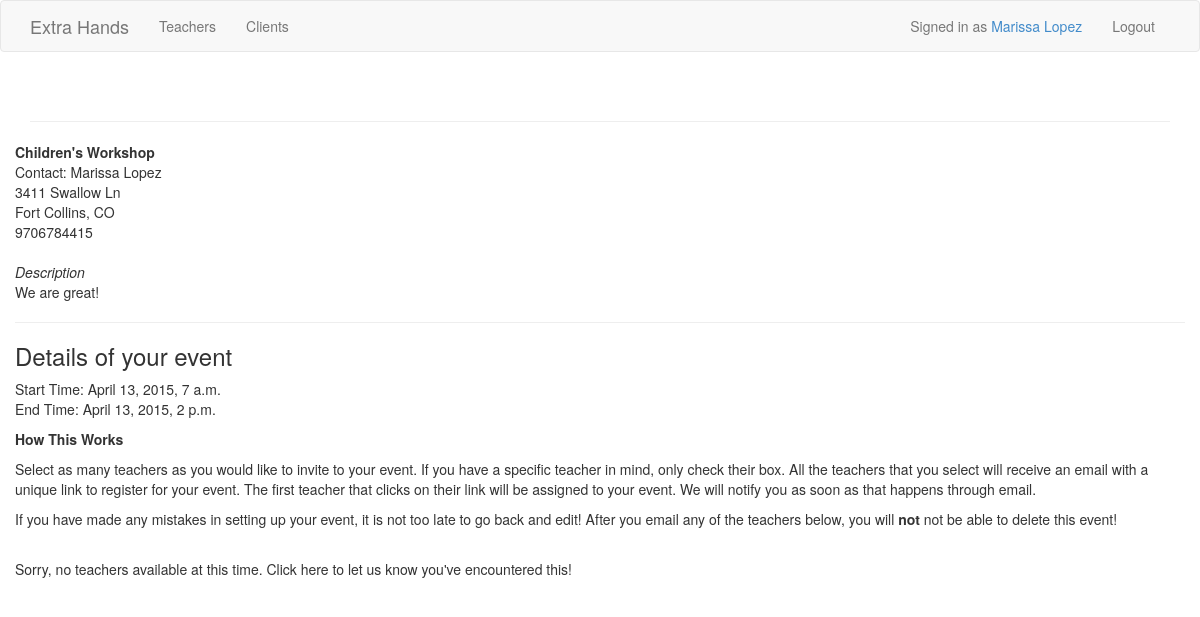
Page /event/36/select-teacher/ (signed in) on the earlier database version.
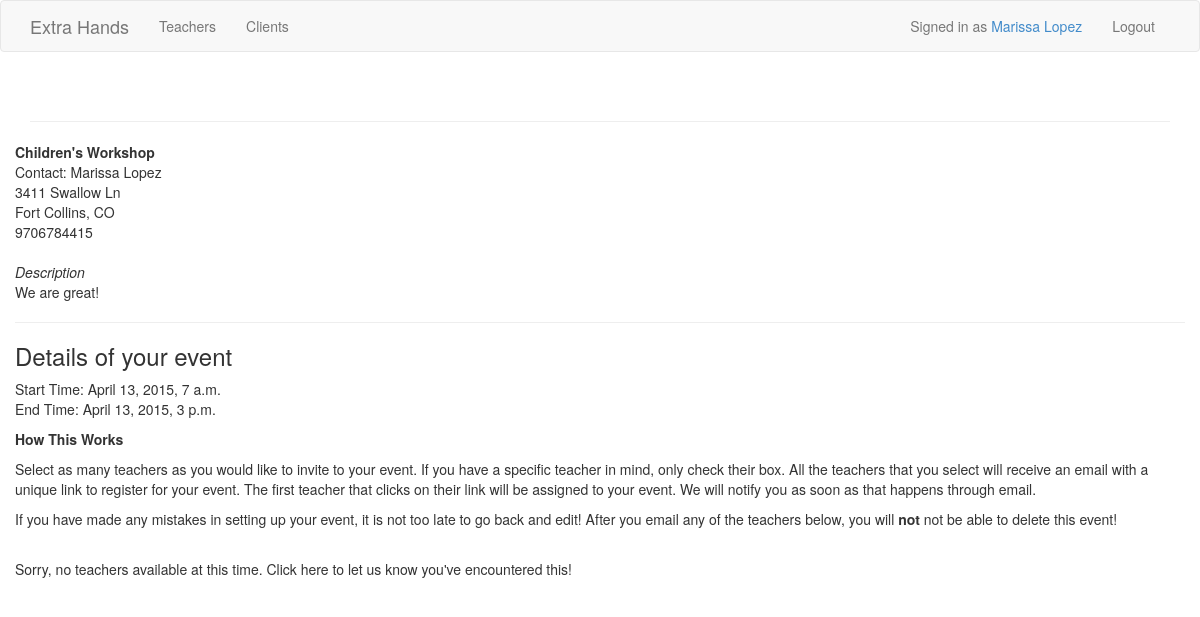
Same page on the later database version.
### extra_hands_app/models.py (models this page shows, shortened)
class Event(models.Model):
    start_time = models.DateTimeField()
    end_time = models.DateTimeField()
    teacher = models.ForeignKey(Teacher, blank=True, null=True, default=None)
    client = models.ForeignKey(Client)
    is_open = models.BooleanField(default=False)
    in_progress = models.BooleanField(default=False)
    comments = models.CharField(max_length=500, blank=True, default ='')
    is_on_call = models.BooleanField(default=False)
    event_class = models.CharField(max_length=100, default='event-info')

### extra_hands_app/views.py (the view)
# urls.py: url(r'event/(?P<event_pk>[\d]+)/select-teacher/$', views.show_available_teachers, name='select_teacher'),
def show_available_teachers(request, event_pk):
    user = request.user
    context_dict={'user':user}
    event = Event.objects.get(pk=event_pk)
    context_dict['event'] = event
    if request.user == event.client.user:
        available_times = get_all_times_available_for_event(event)
        context_dict['times'] = available_times
        return render(request, 'select_teacher.html', context_dict)
    else:
        dict ={'class_event': "alert-danger", 'message': "You don't have permission to perform this action.", 'url': 'myaccount', 'button_text': "My Account"}
        return render(request, "generic_message.html", dict)

### extra_hands_app/views.py (called while the page is built)
def get_all_times_available_for_event(event):
    times = Available_Time.objects.filter(active=True)
    available_times = []
    for time in times:
        if time.start_time <= event.start_time and time.end_time >= event.end_time:
            available_times.append(time)
    return available_times

### templates/select_teacher.html
{% extends 'base.html' %}
{% block content %}
    <p> <strong>{{user.client.organization }}</strong><br>
    Contact: {{ user.client.user.get_full_name }}<br>
    {{ user.client.street }}<br>
    {{ user.client.city }}, {{ user.client.state }} <br>
    {{ user.client.phone_number }}<br><br>
    <i>Description</i><br>
    {{ user.client.description }}
    <hr>
    </p>
    <h3>Details of your event</h3>
    <p>
    Start Time: {{ event.start_time }} <br>
    End Time: {{ event.end_time }}
    </p>
    <p><strong>How This Works</strong></p>
    <p>
        Select as many teachers as you would like to invite to your event. If you have a specific teacher in mind, only check their box. All the teachers that you select will
    receive an email with a unique link to register for your event. The first teacher that clicks on their link will be assigned to your event. We will notify you as
    soon as that happens through email.
    </p>
    <p>
        If you have made any mistakes in setting up your event, it is not too late to go back and edit! After you email any of the teachers below, you will <strong>not</strong>
        not be able to delete this event!
    </p>
    {% if times %}
        <form id="select_teacher_form" method="post" action="{% url 'email_teachers' event.pk  %}">
        {% csrf_token %}
        {% for time in times %}
            <div class="checkbox">
                    <input type="checkbox" id="{{ time.teacher.pk }}" value="{{ time.teacher.pk}}" name="teachers">
                    <p class="date-block">
                        Name: {{ time.teacher.user.get_full_name }}<br>
                        Start Time: {{ time.start_time }}<br>
                        End Time: {{ time.end_time }}<br>
                        <i>Qualifications</i><br>
                       ECT Qualified: {{ time.teacher.ect_qualified }} <br>
                       CPR & First Aid: {{ time.teacher.cpr_first_aid }} <br>
                       Universal Precautions: {{ time.teacher.universal_precautions }} <br>
                        Time PK: {{ time.pk }}
                    </p>
                </div>
        {% endfor %}
            <input type="submit" name="submit" id="teacher_submit" value="Email Teachers">
        </form>
    {% else %}
        <br>
        <p>Sorry, no teachers available at this time. Click here to let us know you've encountered this!</p>
    {% endif %}
{% endblock %}

Differences in the rows shown:
changed Event: end_time "April 13, 2015, 2 p.m." → "April 13, 2015, 3 p.m."
